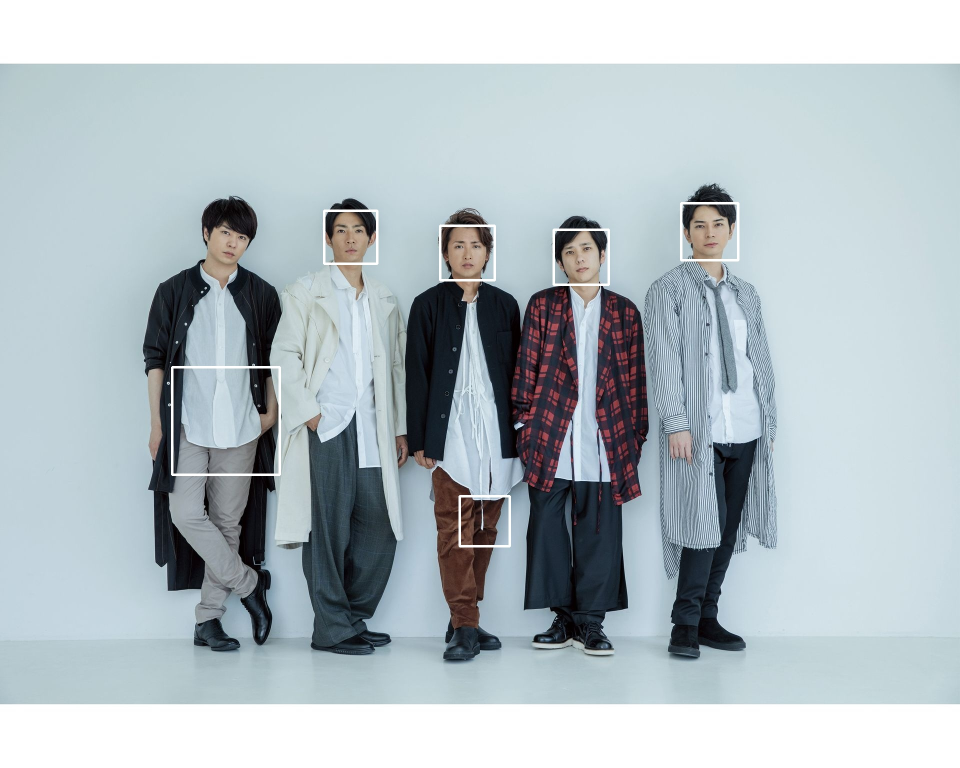
#> input picture FaceFrame_img/frame_ARASHI.jpg, 1920 x 1536 px (shown at 1/2 size)
$ python -i faceMosaic.py   (imports and definitions only)
#> lines starting #> are read from the running program, lines starting #| are printed output that depends on the picture
# ファイル変更イベント検出のため、watchdogをインポート
from watchdog.events import FileSystemEventHandler
from watchdog.observers import Observer
import time
import os
import cv2

# 監視対象ディレクトリを指定する
target_dir = 'static/upload_img/'

face_cascade_path = "templates/haarcascade_frontalface_default.xml"
window = "Push ESC key to stop this program"

# FileSystemEventHandler の継承クラスを作成
class FileChangeHandler(FileSystemEventHandler):
    # ファイル作成時のイベント
    def on_created(self, event):
        print('[作成]', event)
        filepath = event.src_path
        filename = os.path.basename(filepath)
        detect_face(filename)

    # ファイル変更時のイベント
    def on_modified(self, event):
        print('[変更]', event)
        filepath = event.src_path
        filename = os.path.basename(filepath)
        detect_face(filename)

def detect_face(img):
    image_path = 'static/upload_img/' + img
    print(image_path)
    output_path = "mosaic_img/mosaic_" + img

    mosaic_img = cv2.imread(image_path,cv2.IMREAD_COLOR)
    mosaic_gray = cv2.imread(image_path,0)  # cvtColorで変換するのでなくグレースケールで読み込むという手もある

    # mosaic_img.copy()でなくmosaic_imgそのものだとどうなるか確認してみよう
    img_rect = mosaic_img.copy()
    img_mosaic = mosaic_img.copy()

    cascade_path = "templates/haarcascade_frontalface_alt2.xml"
    cascade = cv2.CascadeClassifier(cascade_path)
    faces = cascade.detectMultiScale(mosaic_gray)

    if len(faces) > 0:
        for face in faces:
            x, y, w, h = face

            # 検出した顔の範囲を四角で囲む
            img_rect = cv2.rectangle(img_rect, (x, y), (x+w, y+h), color=(255, 255, 255), thickness=2)

            # 検出した顔の範囲をモザイクする
            roi = img_mosaic[y:y+h, x:x+w]
            roi = cv2.resize(roi, (w//10, h//10))
            roi = cv2.resize(roi, (w, h), interpolation=cv2.INTER_NEAREST)
            img_mosaic[y:y+h, x:x+w] = roi

    cv2.imwrite(output_path,img_mosaic)
    cv2.waitKey(0)
    cv2.destroyAllWindows()


# コマンド実行の確認
# [13 lines not run here, left out]

>>> import cv2
>>> picture = cv2.imread('FaceFrame_img/frame_ARASHI.jpg', cv2.IMREAD_GRAYSCALE)
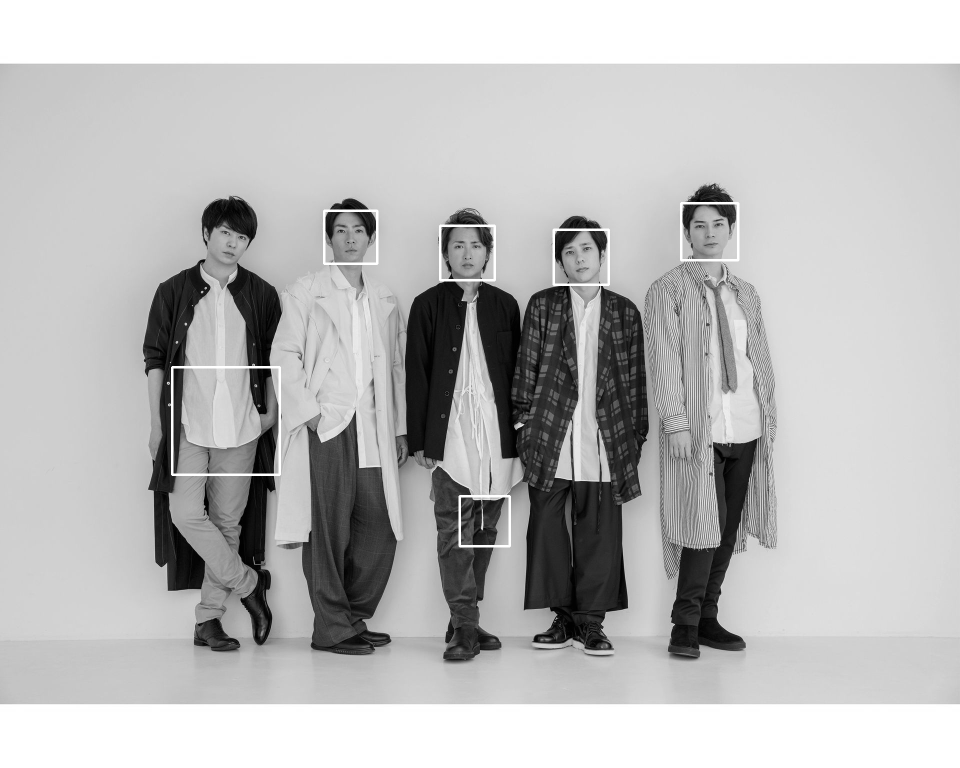
#> picture: shape (1536, 1920) (shown at 1/2 size); min 0, max 255, mean 186.6
#> (the run stopped early here; a loop or call above may not have finished)
